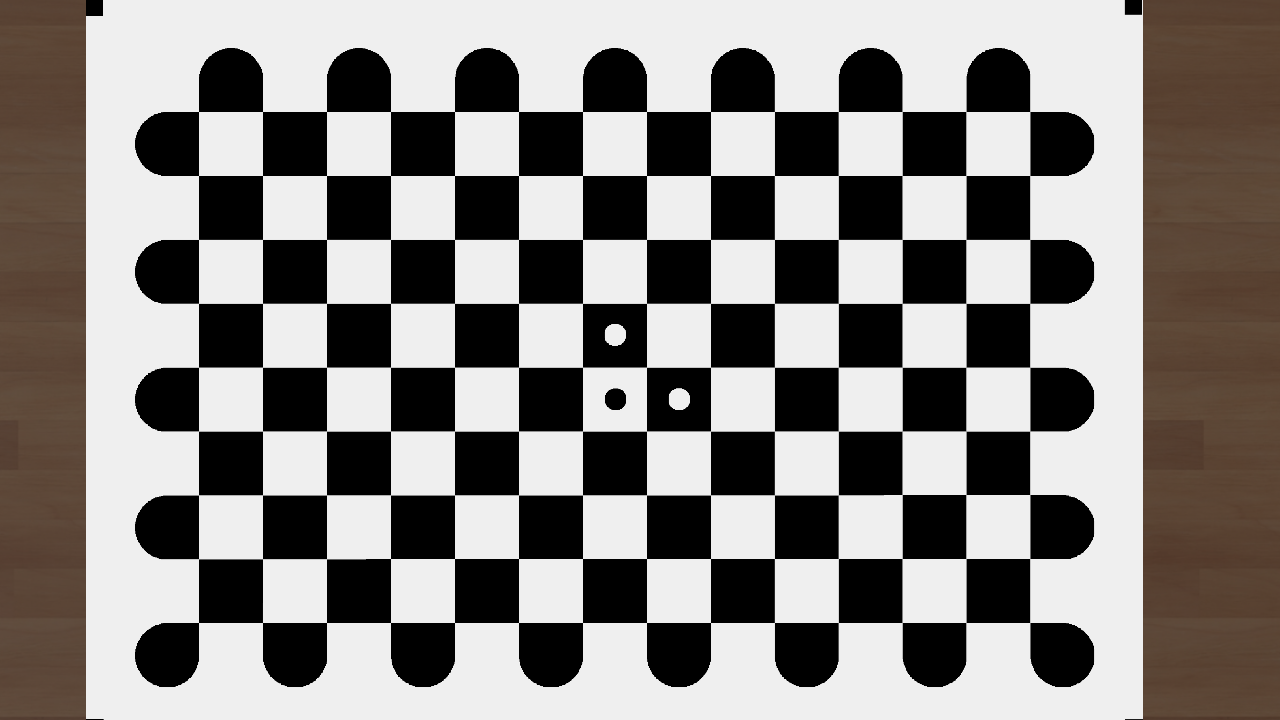
#> input picture simulated/A.png, 1280 x 720 px; its folder holds only this picture in this run
$ python -i pose_estimation.py   (imports and definitions only)
#> lines starting #> are read from the running program, lines starting #| are printed output that depends on the picture; after the words box and inside, x2 and y2 are one past the last pixel; in counts of white or black regions, pixels touching at a corner belong together
#> further down, picture is the input picture: shape (720, 1280, 3); mean B, G, R 130, 132.7, 136.5
import cv2 as cv
import numpy as np
import glob

CHECKERBOARD_WIDTH = 9
CHECKERBOARD_HEIGHT = 14
SQUARE_SIZE = 0.02576
criteria = (cv.TERM_CRITERIA_EPS + cv.TERM_CRITERIA_MAX_ITER, 30, 0.001)


# [11 lines left out: function objpgen, not called in this run]


def prepareimage(img):
    lwr = np.array([0, 0, 0])
    upr = np.array([255, 100, 150])
    hsv = cv.cvtColor(img, cv.COLOR_BGR2HSV)
#> hsv: shape (720, 1280, 3); mean H, S, V 2.2, 18.4, 136.5
    msk = cv.inRange(hsv, lwr, upr)
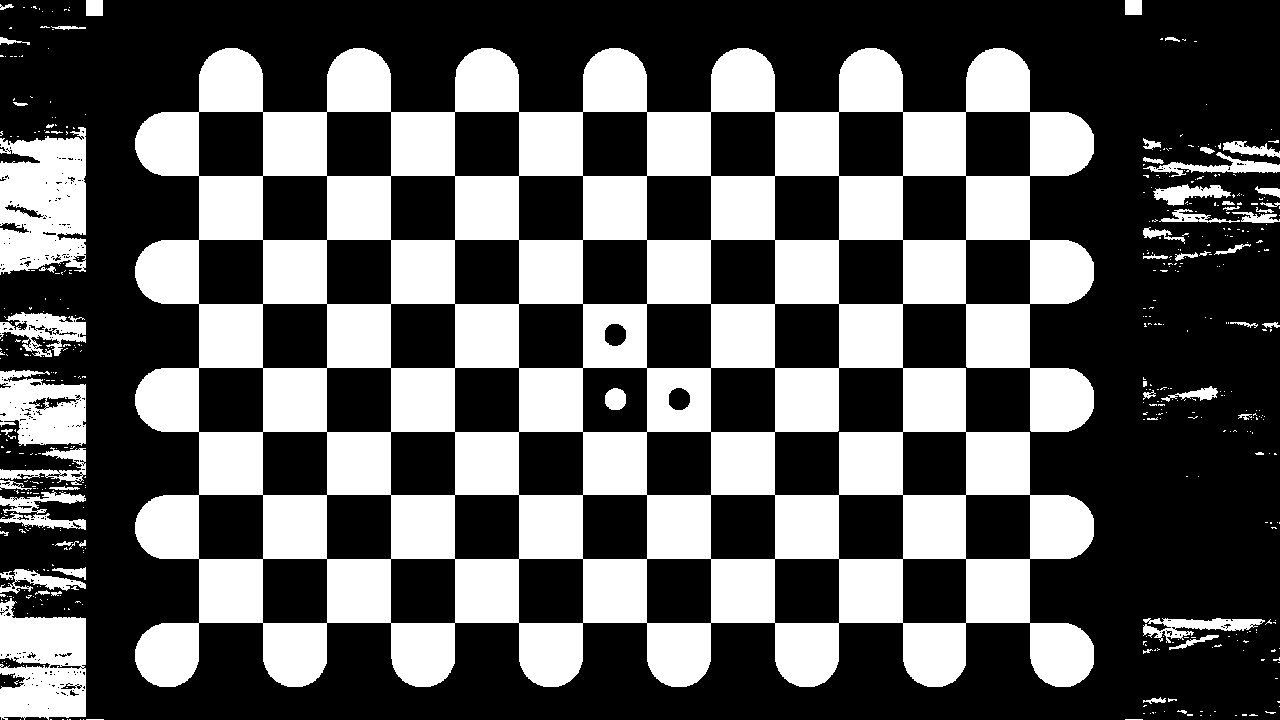
#> msk: shape (720, 1280); 36.2% white; 486 white regions (426 under 20 px), largest, box (x1, y1, x2, y2) and area: (135, 48, 1094, 687) 295653, (0, 127, 86, 275) 10086, (0, 598, 86, 720) 7938
    krn = cv.getStructuringElement(cv.MORPH_RECT, (50, 30))
    dlt = cv.dilate(msk, krn, iterations=5)
#> dlt: shape (720, 1280); every value is 255
    res = 255 - cv.bitwise_and(dlt, msk)
    return np.uint8(res)


# === CALIBRATE CAMERA ============================================================================

# [64 lines left out: functions calibrate, findpose, not called in this run]

>>> import cv2
>>> picture = cv2.imread('A.png')
>>> result = prepareimage(picture)

$ run again, on simulated/C.png
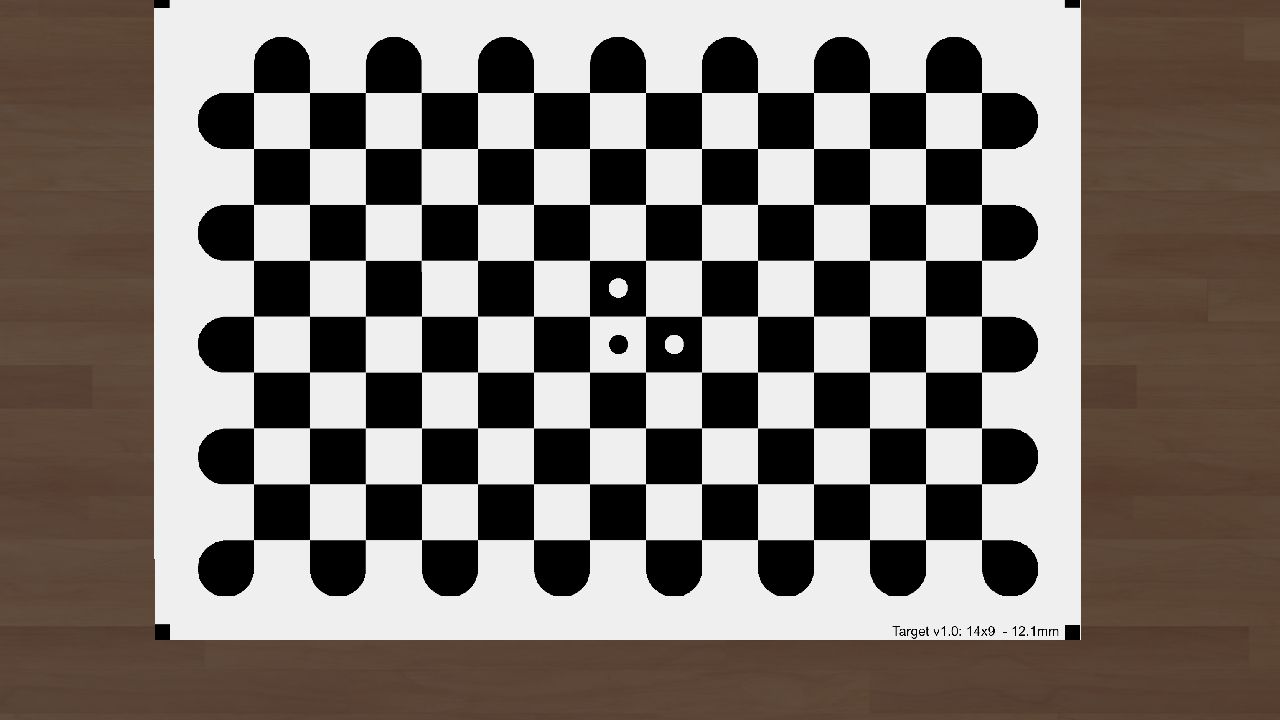
#> input picture simulated/C.png, 1280 x 720 px
#> picture is the input picture: shape (720, 1280, 3); mean B, G, R 113.9, 119.3, 127.1
#> hsv: shape (720, 1280, 3); mean H, S, V 4.4, 37.4, 127.1
#> in prepareimage, `msk = cv.inRange(hsv, lwr, upr)`:
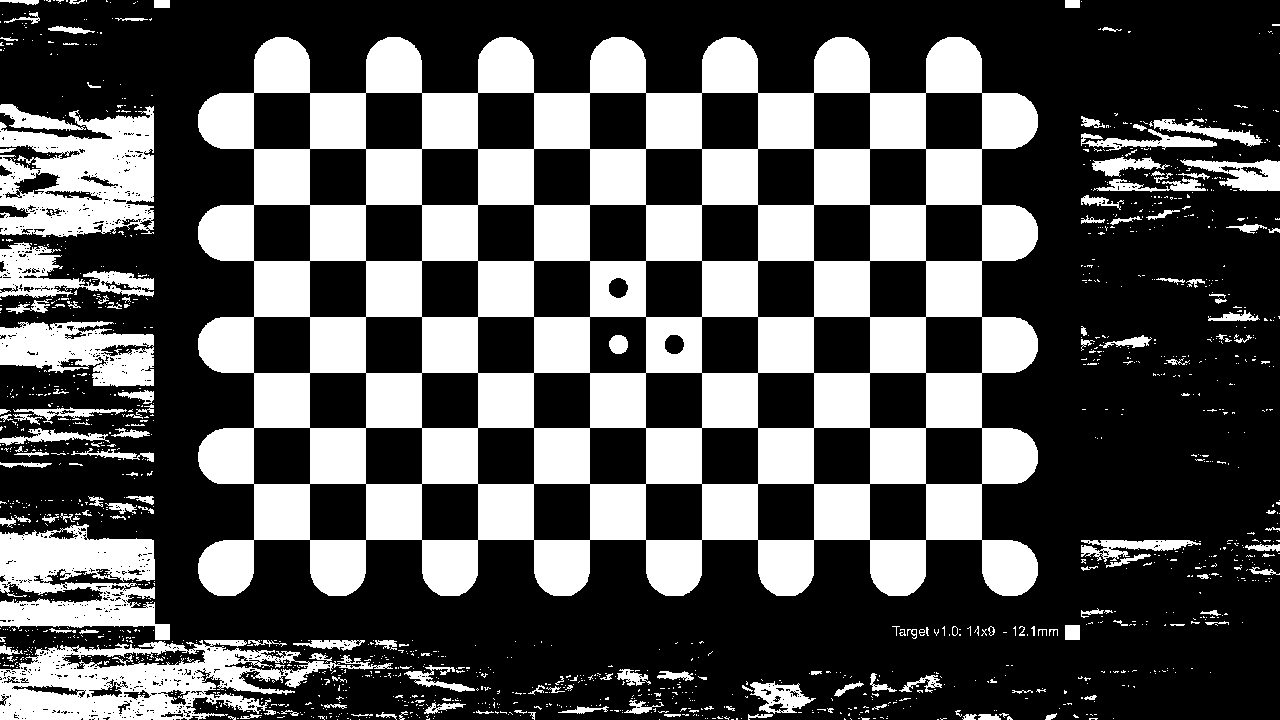
#> msk: shape (720, 1280); 32.9% white; 1457 white regions (1295 under 20 px), largest, box (x1, y1, x2, y2) and area: (198, 37, 1038, 596) 226787, (0, 640, 393, 720) 15046, (0, 106, 154, 237) 13626
#> dlt: shape (720, 1280); every value is 255

$ run again, on simulated/D.png
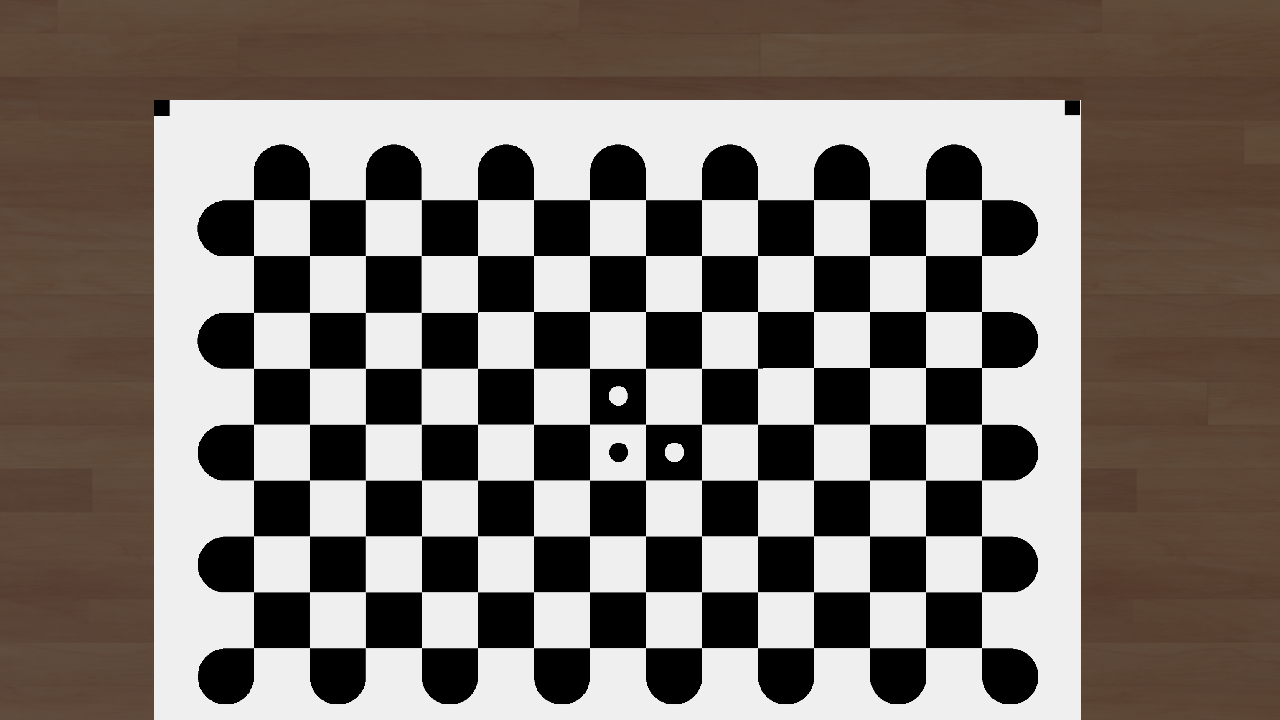
#> input picture simulated/D.png, 1280 x 720 px
#> picture is the input picture: shape (720, 1280, 3); mean B, G, R 110.4, 116.3, 124.5
#> hsv: shape (720, 1280, 3); mean H, S, V 4.7, 39.6, 124.5
#> in prepareimage, `msk = cv.inRange(hsv, lwr, upr)`:
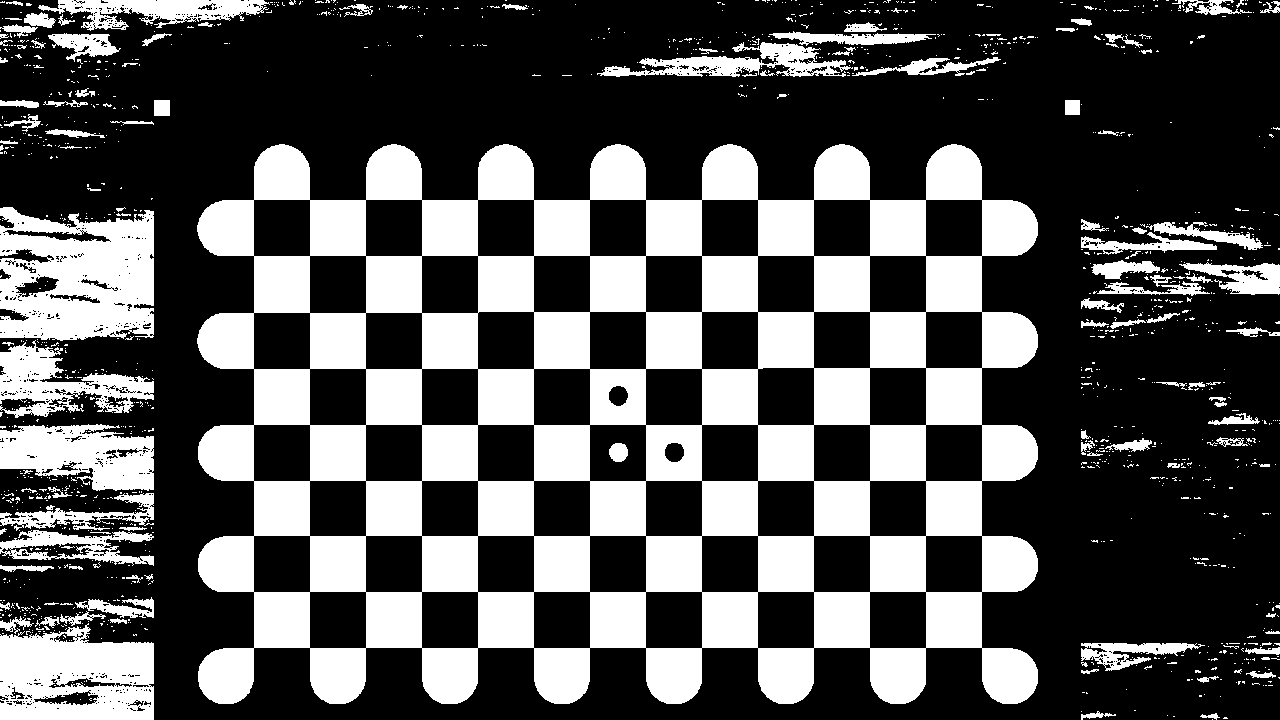
#> msk: shape (720, 1280); 32.9% white; 1260 white regions (1135 under 20 px), largest, box (x1, y1, x2, y2) and area: (197, 144, 1038, 704) 226844, (0, 207, 154, 341) 15935, (0, 623, 154, 720) 11437
#> dlt: shape (720, 1280); every value is 255
